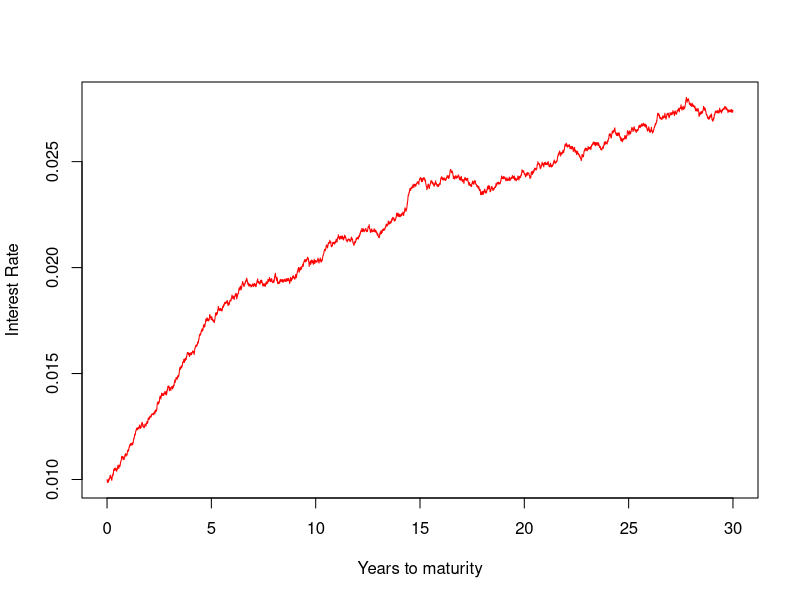

Here is the R script that generated this plot:
rm(list=ls()) # clear the global environment

period = 30           # 1 year period
nbsteps = period*250  # number of steps in terms of work days
step = period/nbsteps # numerical representation of a step
timesequence = seq(0,period,length.out = nbsteps) #time range (x axis)

# Simulation of a Vasicek/Ornstein-Uhlenbeck process (i.e. the equivalent of an AR(1) process with mean reversing behavior)
a = 0.1          # convergence speed factor
b = 0.0276       # convergence limit (fundamental value of the spot rate)
sigma = 0.005   # daily instantaneous volatility or randomness impacting the evolution of the interest rate as proportion of the long-term value (this is a modification of Vasicek's model)
r_0 =  0.01      # initial value of the interest rate
r_t = timesequence #initialization of r_t
r_t[1] = r_0     # setting of the initial value of the vector
epsilon = rnorm(nbsteps)   #vector of 300 normally distributed values
#w = cumsum(epsilon)   # vector containing the state of the Wiener process at each time value


#Vasicek
for (i in 2:nbsteps){ #realization of the exact solution of the Vasicek model
  r_t[i]=r_t[i-1]*exp(-a*step)+b*(1-exp(-a*step))+sigma*sqrt((1-exp(-2*a*step))/2*a)*epsilon[i]
}         
plot(timesequence,r_t,type='l',col='red', ylab = "Interest Rate", xlab = "Years to maturity") # plot of the convergence process


